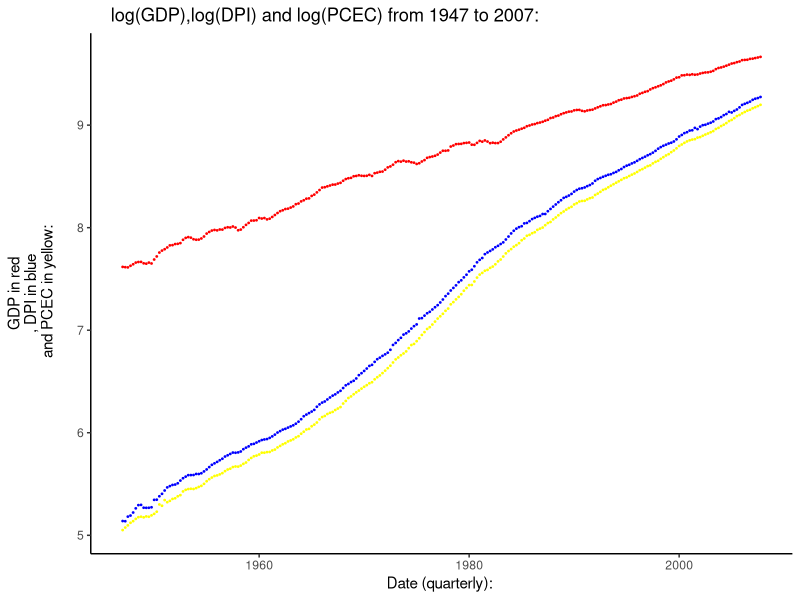
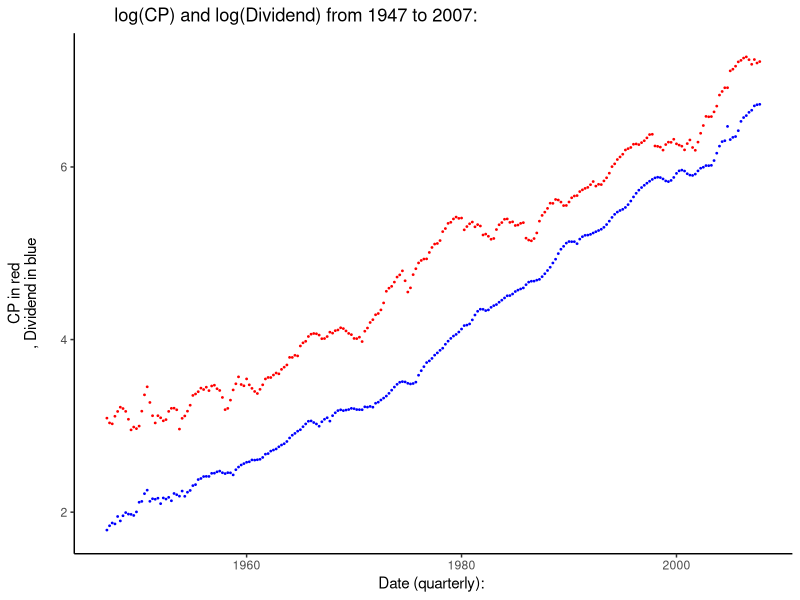

Here is the R script that generated these plots, in order:
#!!!
#Remember to install ggplot2 package beforehand.

library(ggplot2)
GDP<-read.csv("GDPC1.csv")
DPI<-read.csv("DPI.csv")
PCE<-read.csv("PCEC.csv")
CP<-read.csv("CP.csv")
Dividend<-read.csv("Dvnd.csv")

#copy:
GDP1<-GDP[1:244,]
DPI1<-DPI[1:244,]
PCE1<-PCE[1:244,]
CP1<-CP[1:244,]
Dividend1<-Dividend[1:244,]

#log:
GDP1$GDPC1<-log(GDP1$GDPC1)
DPI1$DPI<-log(DPI1$DPI)
PCE1$PCEC<-log(PCE1$PCEC)
CP1$CP<-log(CP1$CP)
Dividend1$Dividend<-log(Dividend1$Dividend)

#plot(as.Date(GDP1$DATE),GDP1$GDPC1)

All_1<-data.frame(GDP1$GDPC1,DPI1$DPI,PCE1$PCEC,GDP1$DATE)
All_1$GDP1.DATE<-as.Date(All_1$GDP1.DATE)

plot1<-ggplot(All_1,aes(x=GDP1.DATE))+theme_classic()

plot1_1<-geom_point(aes(y=GDP1.GDPC1),color="red",size=0.3)
plot1_2<-geom_point(aes(y=DPI1.DPI),color="blue",size=0.3)
plot1_3<-geom_point(aes(y=PCE1.PCEC),color="yellow",size=0.3)
plot1_4<-plot1+plot1_1+plot1_2+plot1_3
plot1_5<-plot1_4+labs(y="GDP in red\n, DPI in blue\n and PCEC in yellow:\n ",
x="Date (quarterly): ",title="    log(GDP),log(DPI) and log(PCEC) from 1947 to 2007: ")
plot1_5


All_2<-data.frame(CP1$CP,Dividend1$Dividend,CP1$DATE)
All_2$CP1.DATE<-as.Date(All_2$CP1.DATE)
plot2<-ggplot(All_2,aes(x=CP1.DATE))+theme_classic()
plot2_1<-geom_point(aes(y=CP1.CP),color="red",size=0.3)
plot2_2<-geom_point(aes(y=Dividend1.Dividend),color="blue",size=0.3)
plot2_3<-plot2+plot2_1+plot2_2
plot2_4<-plot2_3+labs(y="CP in red\n, Dividend in blue\n ",
                      x="Date (quarterly): ",title="        log(CP) and log(Dividend) from 1947 to 2007: ")
plot2_4
